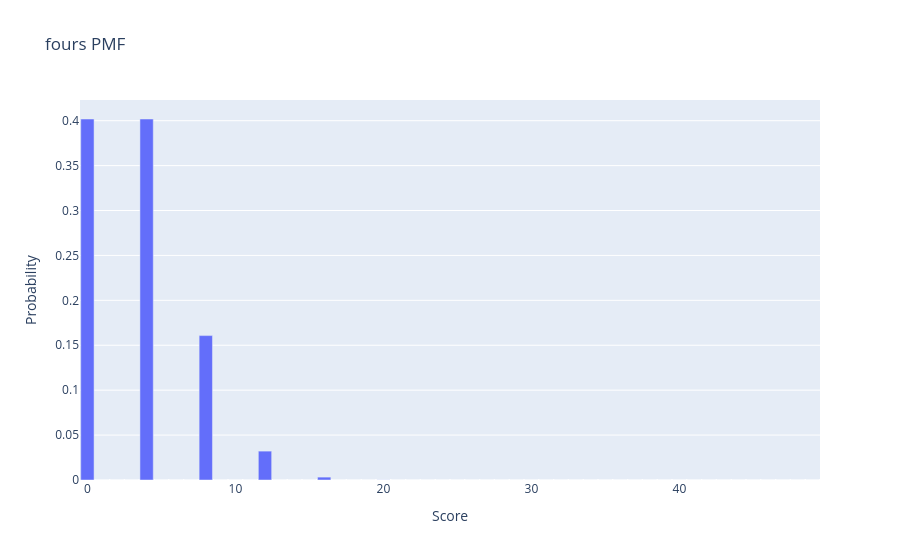

Write notebook code for a chart like this one.
### Code cell
# Code for the figures in 4.1

def multinomial_prob(count):
    r = sum(count)  # should be 5
    numer = math.factorial(r)

    denom = 1
    for c in count:
        denom *= math.factorial(c)

    return numer / denom * (1/6)**r

def make_histogram(probs, category):
    fig = go.Figure()


    fig.add_trace(
        go.Bar(
            x=np.arange(len(probs)),   # indices as categories
            y=probs,                   # probabilities
        )
    )

    
    fig.update_layout(
        title=f"{category} PMF",
        xaxis_title="Score",
        yaxis_title="Probability",
        bargap=0.1
    )

    fig.show()


def compute_PMF(category, function, multinomial_prob, make_histogram, counts):
    scores = []
    probabilities = []
    for count in counts:
        probabilities.append(multinomial_prob(count))
        scores.append(function(count))

    pmf = np.zeros(50)

    for i in range(252):
        pmf[scores[i] * 4] += probabilities[i]

    make_histogram(pmf, category)

    return pmf, probabilities



# test1 = compute_PMF('chance', get_score_chance, multinomial_prob, make_histogram, roll5)
# test2, probabilities = compute_PMF('three_of_a_kind', calc_three_of_a_kind, multinomial_prob, make_histogram, roll5)
# test3 = compute_PMF('full_house', full_house, multinomial_prob, make_histogram, roll5)
test4 = compute_PMF('fours', calc_fours, multinomial_prob, make_histogram, roll5)

### Figure 1 — Plotly figure (JSON) as saved in the notebook; plotly's stock layout.template omitted (floating-point values rounded to 4 significant figures)
{"data": [{"type": "bar", "x": [0, 1, 2, 3, 4, 5, 6, 7, 8, 9, 10, 11, 12, 13, 14, 15, 16, 17, 18, 19, 20, 21, 22, 23, 24, 25, 26, 27, 28, 29, 30, 31, 32, 33, 34, 35, 36, 37, 38, 39, 40, 41, 42, 43, 44, 45, 46, 47, 48, 49], "y": [0.4019, 0.0, 0.0, 0.0, 0.4019, 0.0, 0.0, 0.0, 0.1608, 0.0, 0.0, 0.0, 0.03215, 0.0, 0.0, 0.0, 0.003215, 0.0, 0.0, 0.0, 0.0001286, 0.0, 0.0, 0.0, 0.0, 0.0, 0.0, 0.0, 0.0, 0.0, 0.0, 0.0, 0.0, 0.0, 0.0, 0.0, 0.0, 0.0, 0.0, 0.0, 0.0, 0.0, 0.0, 0.0, 0.0, 0.0, 0.0, 0.0, 0.0, 0.0]}], "layout": {"bargap": 0.1, "title": {"text": "fours PMF"}, "xaxis": {"title": {"text": "Score"}}, "yaxis": {"title": {"text": "Probability"}}}}
